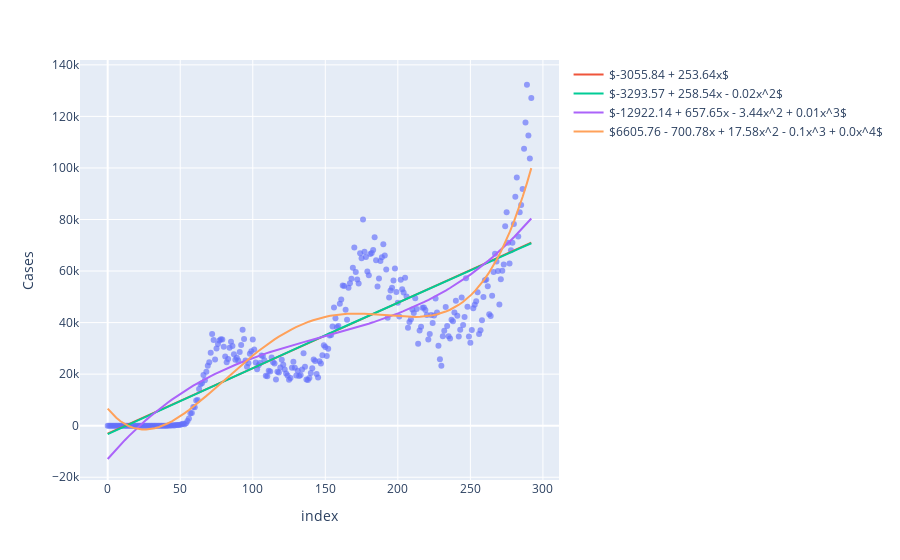

Write notebook code for a chart like this one.
### Markdown cell above
## Non-Linear regression models for predicting cases and deaths in US.

### Code cell
import numpy as np
import plotly.express as px
import plotly.graph_objects as go
from sklearn.linear_model import LinearRegression
from sklearn.preprocessing import PolynomialFeatures

def format_coefs(coefs):
    equation_list = [f"{coef}x^{i}" for i, coef in enumerate(coefs)]
    equation = "$" +  " + ".join(equation_list) + "$"

    replace_map = {"x^0": "", "x^1": "x", '+ -': '- '}
    for old, new in replace_map.items():
        equation = equation.replace(old, new)

    return equation


x_range = np.linspace(X.min(), X.max(), 100).reshape(-1, 1)

fig = px.scatter(df, x=df.index, y='Cases', opacity=0.65)
for degree in [1, 2, 3, 4]:
    poly = PolynomialFeatures(degree)
    poly.fit(X)
    X_poly = poly.transform(X)
    x_range_poly = poly.transform(x_range)

    model = LinearRegression(fit_intercept=False)
    model.fit(X_poly, df.Cases)
    y_poly = model.predict(x_range_poly)

    equation = format_coefs(model.coef_.round(2))
    fig.add_traces(go.Scatter(x=x_range.squeeze(), y=y_poly, name=equation))

fig.show()
